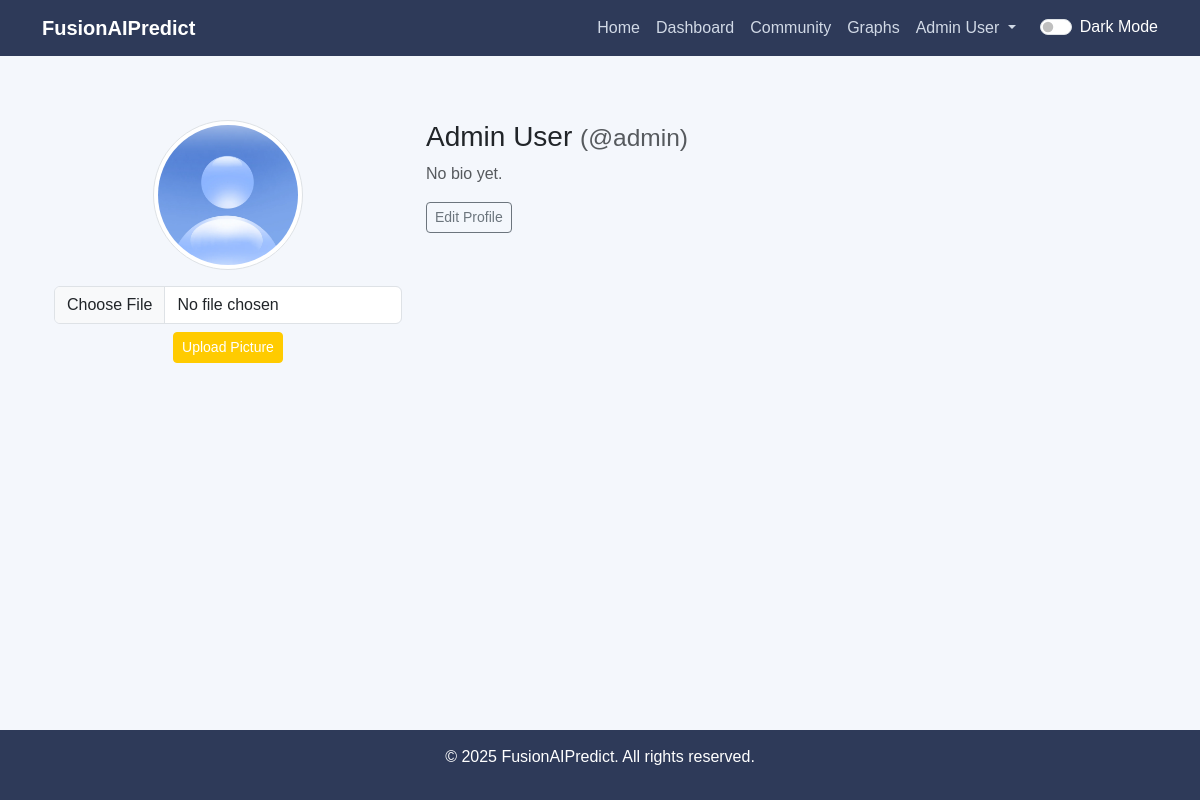
Page /profile/admin (signed in) on the earlier database version.
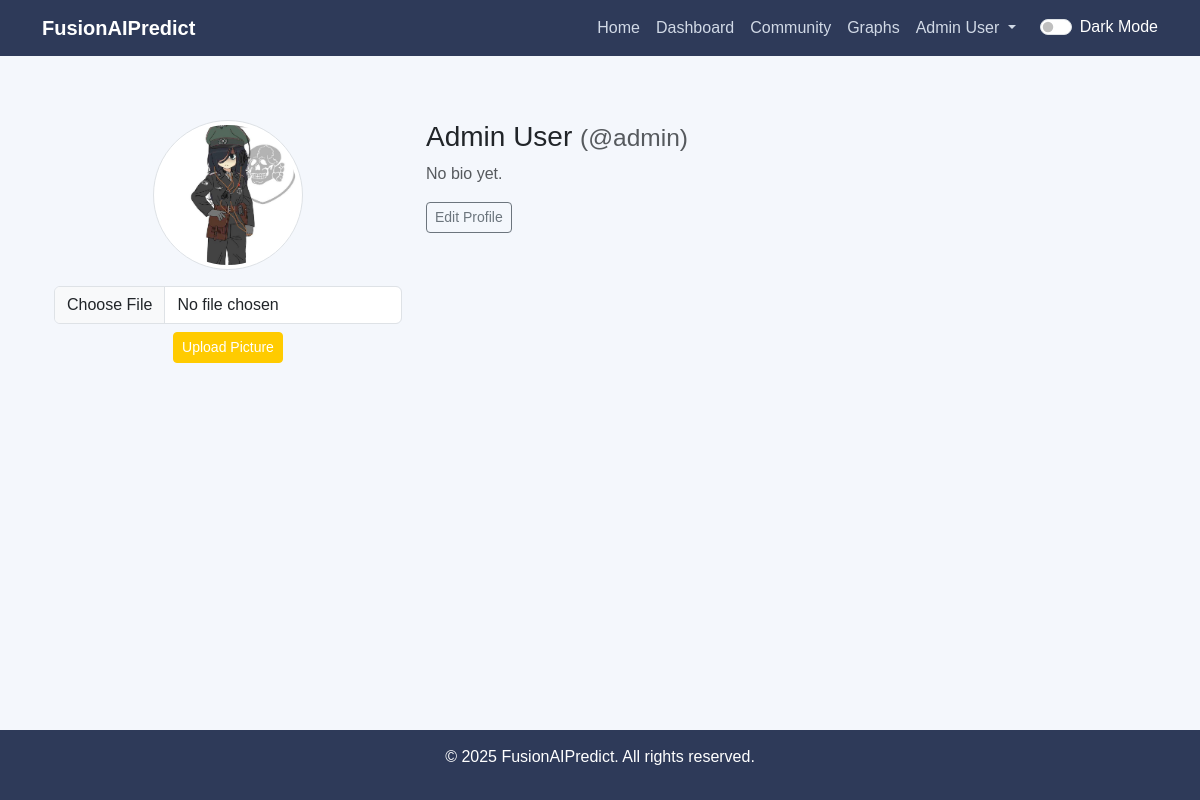
Same page on the later database version.
### tables this page shows
CREATE TABLE users (
        id INTEGER PRIMARY KEY AUTOINCREMENT,
        username TEXT UNIQUE NOT NULL,
        password TEXT NOT NULL,
        display_name TEXT NOT NULL,
        is_admin INTEGER DEFAULT 0,
        bio TEXT DEFAULT '',
        email TEXT DEFAULT '',
        profile_pic TEXT DEFAULT 'default.png',
        is_premium INTEGER DEFAULT 0,
        token_balance INTEGER DEFAULT 10
    );

### app/routes.py (the view)
    @app.route('/profile/<username>')
    @login_required
    def view_profile(username):
        conn = get_db()
        cursor = conn.cursor()
        cursor.execute('SELECT username, display_name, bio, email, profile_pic FROM users WHERE username = ?', (username,))
        user = cursor.fetchone()
        conn.close()
        if user is None:
            abort(404)
        return render_template('profile.html', user=dict(user))

### app/db.py (called while the page is built)
def get_db():
    conn = sqlite3.connect(DATABASE)
    conn.row_factory = sqlite3.Row
    return conn

### templates/profile.html (shortened to what this page needs)
{% extends "base.html" %}
{% block content %}
<div class="container mt-4">
    <div class="row">
        <div class="col-md-4 text-center">
            <img src="{{ url_for('static', filename='uploads/' ~ user.profile_pic) }}" alt="Profile Picture" class="img-thumbnail rounded-circle mb-3" style="width: 150px; height: 150px; object-fit: cover;">
            {% if session['username'] == user.username %}
            <form action="{{ url_for('upload_profile_pic') }}" method="POST" enctype="multipart/form-data">
                <input type="file" name="profile_pic" accept="image/*" class="form-control mb-2" required
       onchange="if(this.files[0].size > 2097152){ alert('File too large x3 Max 2MB!!!!!'); this.value=''; }">
                <button type="submit" class="btn btn-sm btn-primary">Upload Picture</button>
            </form>
            {% endif %}
        </div>
        <div class="col-md-8">
            <h3>{{ user.display_name }} <small class="text-muted">(@{{ user.username }})</small></h3>
            {% if user.bio %}
            <p><strong>Bio:</strong> {{ user.bio }}</p>
            {% else %}
            <p class="text-muted">No bio yet.</p>
            {% endif %}
            {% if session['username'] == user.username %}
            <a href="{{ url_for('edit_profile') }}" class="btn btn-outline-secondary btn-sm">Edit Profile</a>
            {% endif %}
        </div>
    </div>
</div>
{% endblock %}

### templates/base.html (shortened to what this page needs)
<!DOCTYPE html>
<html lang="en">
<head>
    <link href="https://cdn.jsdelivr.net/npm/bootstrap@5.3.0-alpha1/dist/css/bootstrap.min.css" rel="stylesheet">
</head>
<body>
    <nav class="navbar navbar-expand-md navbar-dark fixed-top">
        <div class="container">
            <a class="navbar-brand" href="/">FusionAIPredict</a>
            <div class="collapse navbar-collapse" id="navbarNav">
                <ul class="navbar-nav ms-auto">
                    <li class="nav-item"><a class="nav-link" href="/">Home</a></li>
                    {% if 'username' in session %}
                        <li class="nav-item"><a class="nav-link" href="{{ url_for('dashboard') }}">Dashboard</a></li>
                        <li class="nav-item"><a class="nav-link" href="{{ url_for('community') }}">Community</a></li>
                        <li class="nav-item"><a class="nav-link" href="/graphs">Graphs</a></li>
                        <li class="nav-item dropdown">
                            <a class="nav-link dropdown-toggle" href="#" id="navbarDropdown" role="button" data-bs-toggle="dropdown" aria-expanded="false">
                                {{ session['display_name'] }}
                            </a>
                        </li>
                    {% else %}
                        <li class="nav-item"><a class="nav-link" href="{{ url_for('login') }}">Login</a></li>
                        <li class="nav-item"><a class="nav-link" href="{{ url_for('register') }}">Register</a></li>
                    {% endif %}
                </ul>
                <div class="form-check form-switch ms-3">
  <input class="form-check-input" type="checkbox" role="switch" id="darkModeToggle">
  <label class="form-check-label text-white" for="darkModeToggle">Dark Mode</label>
</div>
            </div>
        </div>
    </nav>
    <main class="container mt-4">
        {% block content %}{% endblock %}
    </main>
    <footer>
        <p>&copy; 2025 FusionAIPredict. All rights reserved.</p>
    </footer>
</body>
</html>

### templates/base.html (style rules this page uses)
:root { --bg-light: #f4f7fc; --text-light: #212529; --card-light: #ffffff; --bg-dark: #1e1e2f; --text-dark: #eee; --card-dark: #2c2c3a; }
body { padding-top: 6rem; background-color: var(--bg-light); color: var(--text-light); font-family: 'Arial', sans-serif; transition: background-color 0.3s, color 0.3s; }
.navbar { background-color: #2e3a59; }
.navbar-brand { color: #fff !important; font-weight: bold; }
.nav-link { color: #d1d9e6 !important; }
.btn-primary { background-color: #ffcb00; border-color: #ffcb00; }
footer { background-color: #2e3a59; color: white; text-align: center; padding: 15px 0; position: fixed; width: 100%; bottom: 0; }
body { background-color: var(--bg-light); color: var(--text-light); transition: background-color 0.3s, color 0.3s; }

Differences in the rows shown:
changed users "Admin User": profile_pic: picture added in place of a placeholder
